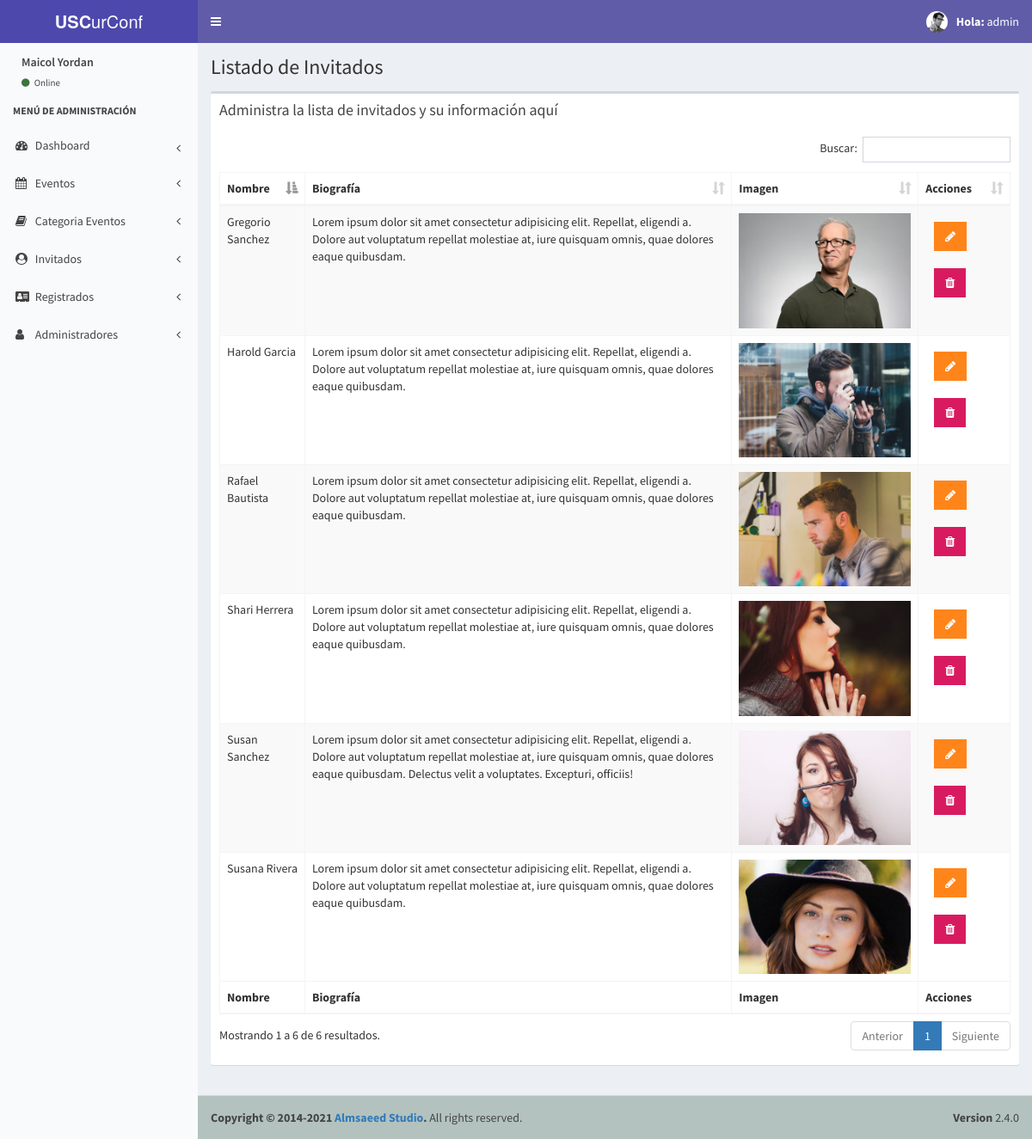
The app's page /admin/lista-invitados.php (signed in) with its own data.
### tables this page shows
CREATE TABLE `invitados` (
  `invitado_id` tinyint(4) NOT NULL,
  `nombre_invitado` varchar(30) NOT NULL,
  `apellido_invitado` varchar(30) NOT NULL,
  `descripcion` text NOT NULL,
  `url_imagen` varchar(50) NOT NULL
);

### admin/lista-invitados.php (the view, shortened to what this page needs)
<?php
include_once 'funciones/funciones.php';
include_once 'templates/header.php';
include_once 'templates/barra.php';
include_once 'templates/navegacion.php';
?>
  <div class="content-wrapper">
    <section class="content-header">
      <h1>
        Listado de Invitados
      </h1>
    </section>
    <section class="content">
      <div class="row">
        <div class="col-xs-12">
          <div class="box">
            <div class="box-header">
              <h3 class="box-title">Administra la lista de invitados y su información aquí</h3>
            </div>
            <div class="box-body">
              <table id="registros" class="table table-bordered table-striped">
                <thead>
                <tr>
                  <th>Nombre</th>
                  <th>Biografía</th>
                  <th>Imagen</th>
                  <th>Acciones</th>
                </tr>
                </thead>
                <tbody>
                  <?php
                    try {
                      $sql = "SELECT * FROM invitados";
                      $resultado = $conn->query($sql);
                    } catch (Exception $e) {
                       $error = $e->getMessage();
                       echo $error;
                    }
                    while($invitado = $resultado->fetch_assoc()){?>
                        <tr>
                          <td><?php echo $invitado['nombre_invitado']. " " .$invitado['apellido_invitado'] ;?></td>
                          <td><?php echo $invitado['descripcion'];?></td>
                          <td><img src="../img/invitados/<?php echo $invitado['url_imagen'];?>" width="200"></td>
                          <td>
                            <a href="editar-invitado.php?id=<?php echo $invitado['invitado_id'];?>" class="btn bg-orange btn-flat margin"><i class="fa fa-pencil"></i></a>
                            <a href="#" data-id="<?php echo $invitado['invitado_id'];?>" data-tipo="invitado" class="btn bg-maroon btn-flat margin borrar_registro"><i class="fa fa-trash"></i></a>
                          </td>
                        </tr>
                   <?php  } ?>
                </tbody>
                <tfoot>
                <tr>
                  <th>Nombre</th>
                  <th>Biografía</th>
                  <th>Imagen</th>
                  <th>Acciones</th>
                </tr>
                </tfoot>
              </table>
            </div>
          </div>
        </div>
      </div>
    </section>
  </div>
  <?php include_once 'templates/footer.php'; ?>

### admin/css/admin.css (style rules this page uses)
.content-wrapper { min-height: 100%; background-color: #ecf0f5; z-index: 800; }

### records on screen
invitados: nombre_invitado "Rafael", apellido_invitado "Bautista", descripcion "Lorem ipsum dolor sit amet consectetur adipisicing elit. Repellat, eligendi a. Dolore aut voluptatum repellat molestiae at, iure quisquam omnis, quae dolores eaque quibusdam.", url_imagen (picture)
invitados: nombre_invitado "Shari", apellido_invitado "Herrera", descripcion "Lorem ipsum dolor sit amet consectetur adipisicing elit. Repellat, eligendi a. Dolore aut voluptatum repellat molestiae at, iure quisquam omnis, quae dolores eaque quibusdam.", url_imagen (picture)
invitados: nombre_invitado "Gregorio", apellido_invitado "Sanchez", descripcion "Lorem ipsum dolor sit amet consectetur adipisicing elit. Repellat, eligendi a. Dolore aut voluptatum repellat molestiae at, iure quisquam omnis, quae dolores eaque quibusdam.", url_imagen (picture)
invitados: nombre_invitado "Susana", apellido_invitado "Rivera", descripcion "Lorem ipsum dolor sit amet consectetur adipisicing elit. Repellat, eligendi a. Dolore aut voluptatum repellat molestiae at, iure quisquam omnis, quae dolores eaque quibusdam.", url_imagen (picture)
invitados: nombre_invitado "Harold", apellido_invitado "Garcia", descripcion "Lorem ipsum dolor sit amet consectetur adipisicing elit. Repellat, eligendi a. Dolore aut voluptatum repellat molestiae at, iure quisquam omnis, quae dolores eaque quibusdam.", url_imagen (picture)
invitados: nombre_invitado "Susan", apellido_invitado "Sanchez", descripcion "Lorem ipsum dolor sit amet consectetur adipisicing elit. Repellat, eligendi a. Dolore aut voluptatum repellat molestiae at, iure quisquam omnis, quae dolores eaque quibusdam. Delectus velit a voluptates. Excepturi, officiis!", url_imagen (picture)

### other values on screen
$_SESSION['usuario'] "admin"
$_SESSION['nombre'] "Maicol Yordan"
